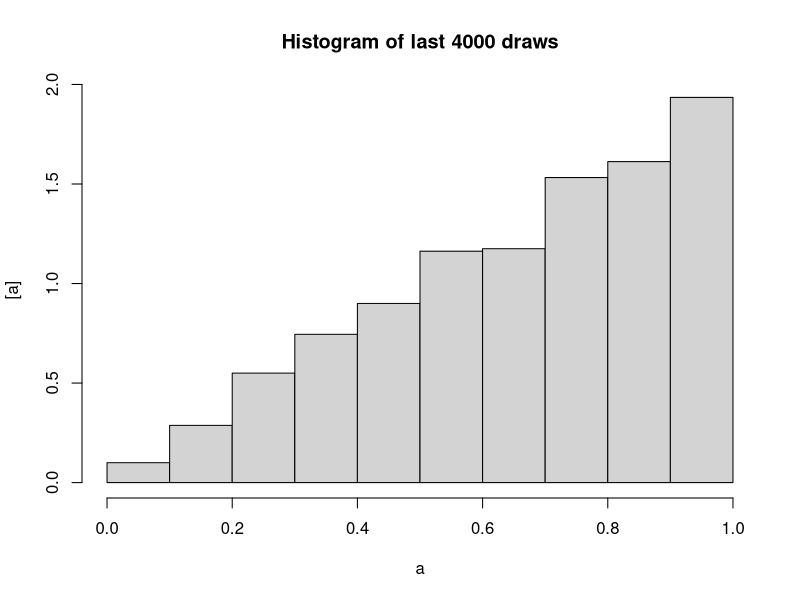

Recreate this plot in R.
## ---- chunk 1
knitr::opts_chunk$set(echo = TRUE)
set.seed(1)

## ---- chunk 2
a.init <- 0.5
K <- 5000

samples <- matrix(,K,1)
samples[1,] <- a.init

for (i in 2:K){
  a.try <- runif(1)
  a.old <- samples[i-1,]
  mh <-a.try/a.old
  keep <- ifelse(mh>1, 1, rbinom(1,1,mh)) 
  samples[i,] <- ifelse(keep==1, a.try, a.old)
}
## ---- chunk 3
hist(samples[1001:5000], freq = FALSE, xlab = "a", ylab = "[a]", main = "Histogram of last 4000 draws")
## ---- chunk 4
mean(samples[1001:5000])
## ---- chunk 5
samples[1:50]
